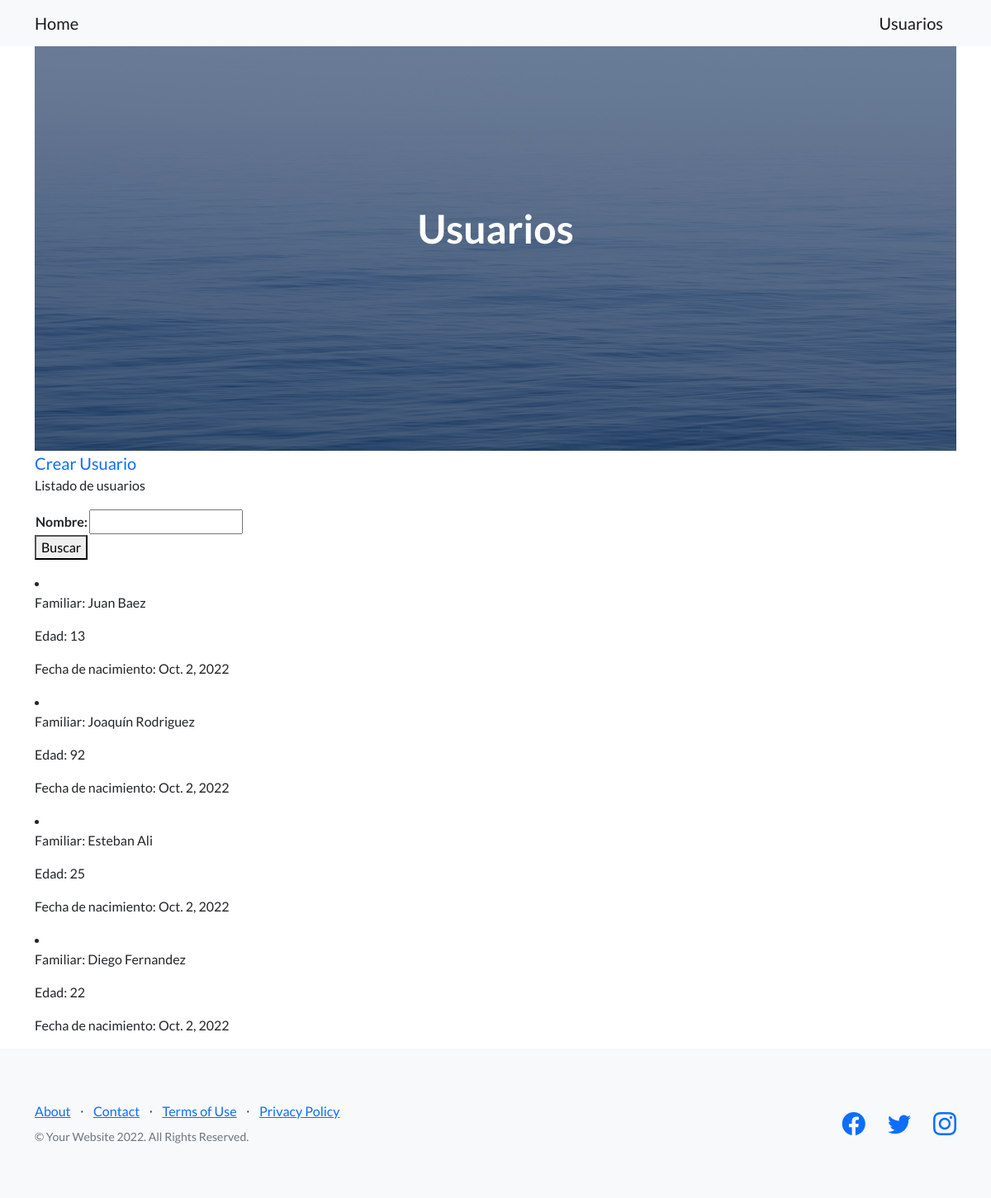
The page /ver-familiar/ on the database as committed earlier.
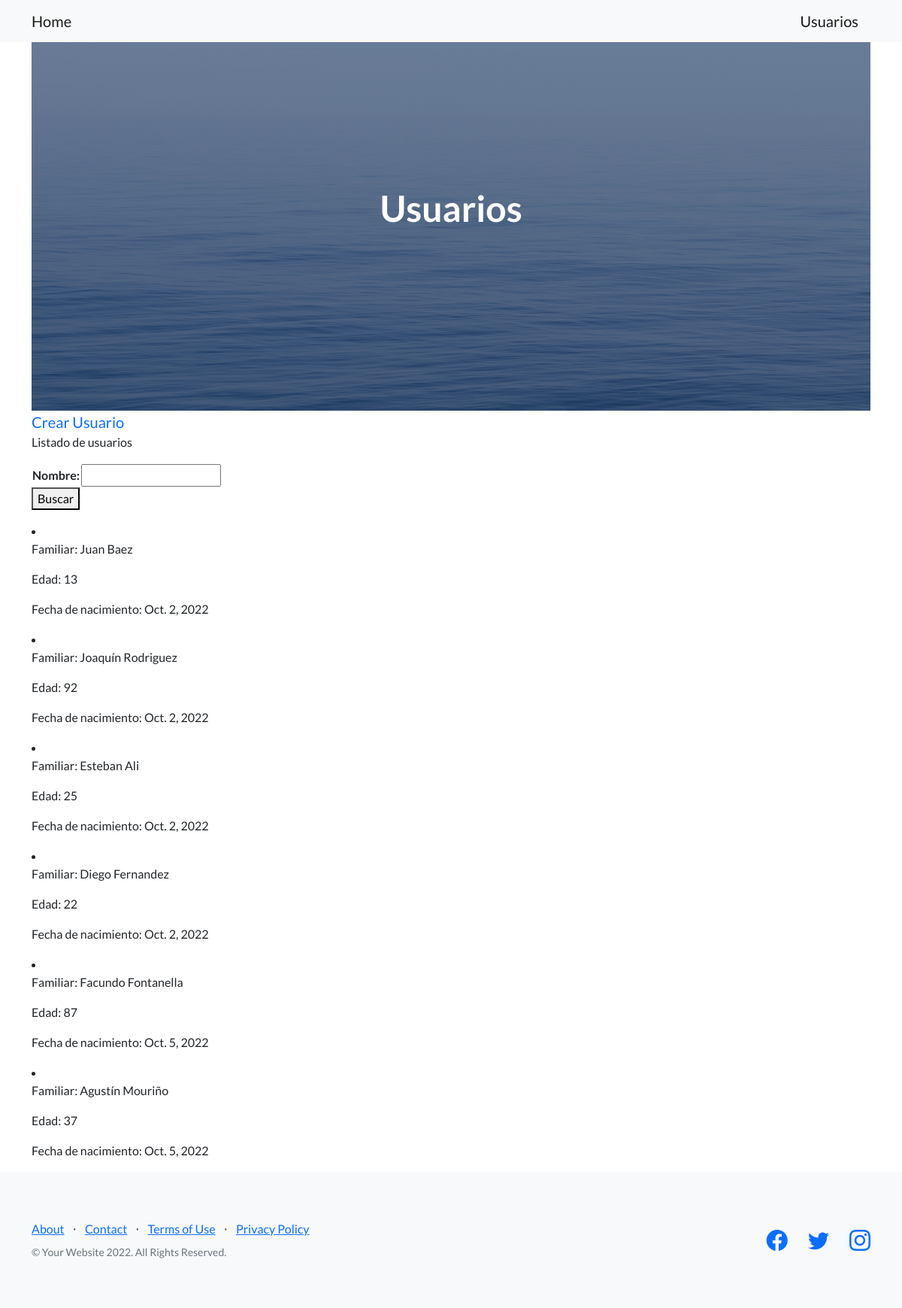
The same page on the database as committed later.
### home/models.py (models this page shows, shortened)
class Persona(models.Model):
    nombre = models.CharField(max_length=30)
    apellido = models.CharField(max_length=30)
    edad = models.IntegerField()
    fecha_nacimiento = models.DateField(null=True)

### home/views.py (the view)
# urls.py: path('ver-familiar/', views.ver_personas, name='ver_personas'),
def ver_personas(request):
    nombre = request.GET.get('nombre', None)
    if nombre:
        familiares = Persona.objects.filter(nombre__icontains=nombre)
    else:
        familiares = Persona.objects.all()
    formulario = BusquedaHumanoFormulario()
    return render(request, 'home/ver_personas.html', {'familiares': familiares,'formulario': formulario} )

### home/forms.py
class BusquedaHumanoFormulario (forms.Form):
    nombre = forms.CharField(max_length=30, required=False)

### home/templates/home/ver_personas.html (shortened to what this page needs)
{% extends 'home/index.html' %}
{% block h1_texto_header %}
Usuarios
{% endblock h1_texto_header %}
{% block index_contenido %}
<a class="navbar-brand" href={% url 'crear_persona' %}>Crear Usuario</a>
<p> Listado de usuarios </p>
<form action={% url 'ver_personas' %} method="GET">
    <table>
    {{formulario}}
    </table>
    <button>Buscar</button>
</form>
<p>
    {% if familiares %}
        {% for familiar in familiares %}
            <li><p> Familiar: {{familiar.nombre}} {{familiar.apellido}}</p>
            <p>Edad: {{familiar.edad}}</p>
            <p>Fecha de nacimiento: {{familiar.fecha_nacimiento}} </p></li>
        {% endfor %}
    {% else %}
        <p>No se encontraron resultados.</p>
    {% endif %}
</p>
{% endblock index_contenido %}

Rows that differ between the two databases and show on the page:
added Persona: nombre "Facundo", apellido "Fontanella", edad "87", fecha_nacimiento "Oct. 5, 2022"
added Persona: nombre "Agustín", apellido "Mouriño", edad "37", fecha_nacimiento "Oct. 5, 2022"
